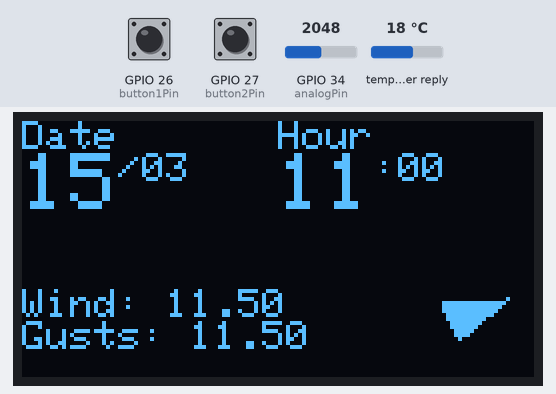
The sketch below on a simulated ESP32. On the bench: 128×64 one-colour display. The inputs (shaded band) are chosen by the test bench; at power-on: GPIO 26 (button1Pin) HIGH, GPIO 34 (analogPin) = 2048, GPIO 27 (button2Pin) HIGH, temperature in the weather reply 18 °C. WiFi joins after 1.5 s; servers stay silent unless stated; web services answer with replies made up by the test bench; what the sketch prints to the serial monitor is not drawn.

Above: at 3.4 s.
3.5 s: GPIO 26 (button1Pin) pulled LOW for 1 s
At 5.7 s:
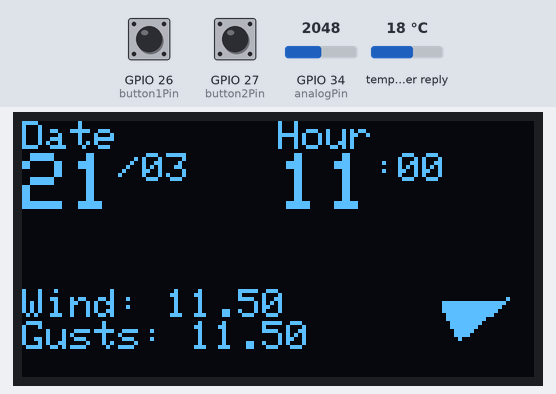
6.0 s: GPIO 34 (analogPin) set to 2866
At 6.8 s:
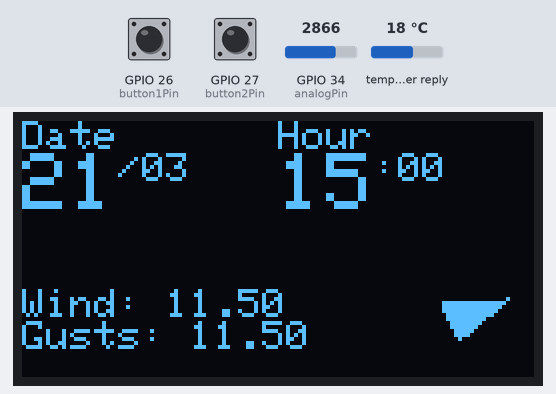
7.5 s: GPIO 27 (button2Pin) pulled LOW for 0.15 s
At 8.4 s:
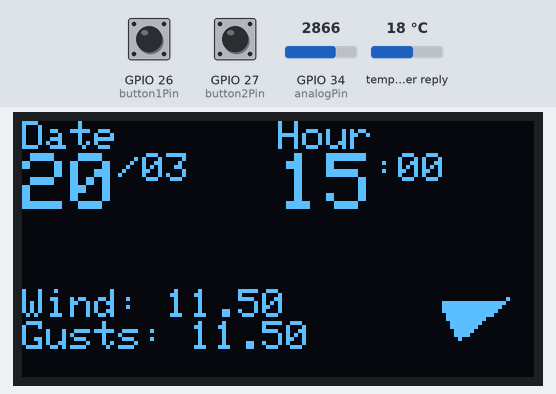
9.1 s: GPIO 27 (button2Pin) pulled LOW for 1 s
At 11.2 s:
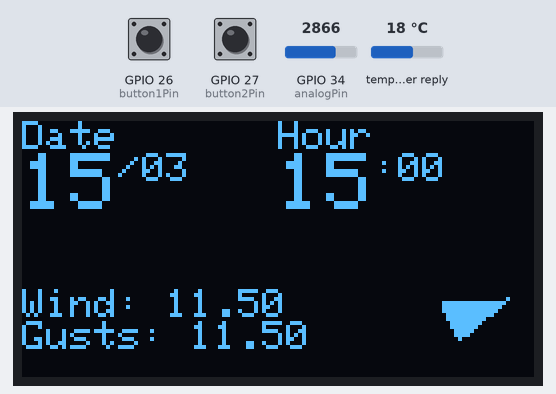
11.6 s: GPIO 34 (analogPin) set to 3603
At 12.6 s:
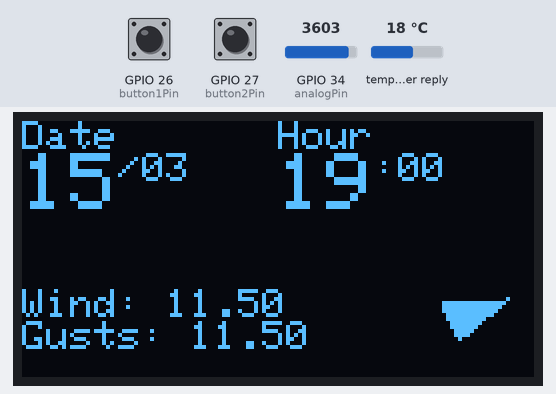
13.1 s: GPIO 26 (button1Pin) pulled LOW for 0.15 s
At 14.1 s:
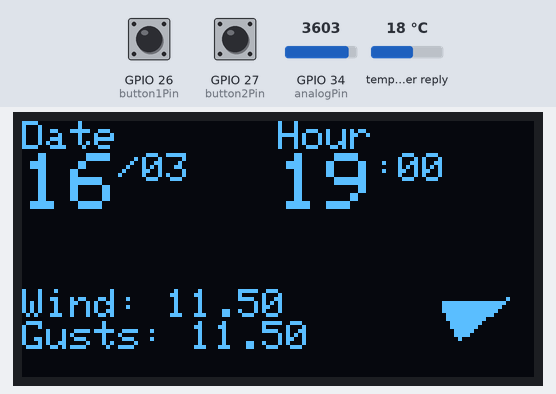
Timing chart, 0 to 15.7 s (numbered marks = the images above; inputs shaded):
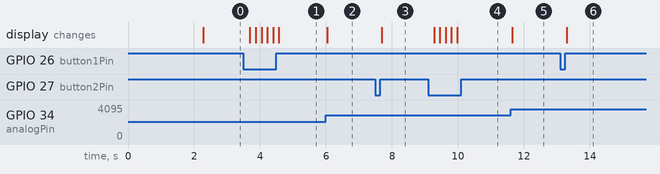

The sketch:

currentDayHour.ino
```cpp
#include <Wire.h>
#include <Adafruit_GFX.h>
#include <Adafruit_SSD1306.h>
#include <WiFi.h>
#include <HTTPClient.h>
#include <ArduinoJson.h>
#include <math.h>

const char* ssid = "SSID_HERE";
const char* password = "PASS_HERE";

#define SCREEN_WIDTH 128
#define SCREEN_HEIGHT 64
#define OLED_RESET -1
Adafruit_SSD1306 display(SCREEN_WIDTH, SCREEN_HEIGHT, &Wire, OLED_RESET);

const int analogPin = 34;
const int button1Pin = 26;
const int button2Pin = 27;

String currentDay;
int dayIndex = 0;
int maxIndex = 6;
int currentHour = 1;

String timestamp;
int firstDay = 1;

float knots = 0.0;
float gusts = 0.0;
int dir = 0;

String hourArr[7][24];
float knotsArr[7][24];
float gustArr[7][24];
int dirArr[7][24];

const float pi = 3.14159265359;

float degToRad(float degrees) {
  return degrees * (PI / 180.0);
}

void arrow(int dir) {
  int baseX = SCREEN_WIDTH - 16;
  int baseY = SCREEN_HEIGHT - 16;
  int size = 10;

  dir = (dir + 180) % 360;

  int x1 = baseX;
  int y1 = baseY - size;

  int x2 = baseX - size / 2;
  int y2 = baseY + size / 2;

  int x3 = baseX + size / 2;
  int y3 = baseY + size / 2;

  float rad = degToRad(dir);

  int rotatedX1 = baseX + (x1 - baseX) * cos(rad) - (y1 - baseY) * sin(rad);
  int rotatedY1 = baseY + (x1 - baseX) * sin(rad) + (y1 - baseY) * cos(rad);

  int rotatedX2 = baseX + (x2 - baseX) * cos(rad) - (y2 - baseY) * sin(rad);
  int rotatedY2 = baseY + (x2 - baseX) * sin(rad) + (y2 - baseY) * cos(rad);

  int rotatedX3 = baseX + (x3 - baseX) * cos(rad) - (y3 - baseY) * sin(rad);
  int rotatedY3 = baseY + (x3 - baseX) * sin(rad) + (y3 - baseY) * cos(rad);

  display.fillTriangle(rotatedX1, rotatedY1, rotatedX2, rotatedY2, rotatedX3, rotatedY3, SSD1306_WHITE);
}

void setup() {
  Serial.begin(115200);
  pinMode(button1Pin, INPUT_PULLUP);
  pinMode(button2Pin, INPUT_PULLUP);

  display.begin(SSD1306_SWITCHCAPVCC, 0x3C);
  display.setTextColor(SSD1306_WHITE);

  pinMode(button1Pin, INPUT_PULLUP);
  pinMode(button2Pin, INPUT_PULLUP);

  WiFi.begin(ssid,password);
  while(WiFi.status() != WL_CONNECTED) {
    delay(250);
    Serial.println("attempting connection");
  }
  Serial.println("connection successful");

  getWind();
}

void getWind() {
  HTTPClient http;
  String url = "https://api.open-meteo.com/v1/forecast?latitude=32.388278772797904&longitude=34.86379265785218&hourly=wind_speed_10m,wind_direction_10m,wind_gusts_10m&wind_speed_unit=kn";

  http.begin(url);
  int httpResponse = http.GET();

  if(httpResponse > 0) {
    String payload = http.getString();
    StaticJsonDocument<512> doc;
    DeserializationError error = deserializeJson(doc, payload);
    Serial.println(payload);

    if (!error) {
      JsonArray timeArray = doc["hourly"]["time"];
      JsonArray windSpeedArray = doc["hourly"]["wind_speed_10m"];
      JsonArray windGustArray = doc["hourly"]["wind_gusts_10m"];
      JsonArray windDirArray = doc["hourly"]["wind_direction_10m"];

      currentDay = timeArray[0].as<String>().substring(5, 10);

      for (int i = 0; i < 168; i++) {
        int d = i / 24;
        int h = i % 24;
        hourArr[d][h] = timeArray[i].as<String>();
        knotsArr[d][h] = windSpeedArray[i].as<float>();
        gustArr[d][h] = windGustArray[i].as<float>();
        dirArr[d][h] = windDirArray[i].as<int>();
      }

    } else {
      Serial.print("failed to parse .JSON ");
      Serial.println(error.c_str());
    }
  } else {
    Serial.print("HTTP error ");
    Serial.println("httpResponse");
  }
}

void loop () {
  int analogValue = analogRead(analogPin);
  int i = map(analogValue, 0, 4095, 0, 11);
  int currentHour = i * 2 +1;

  bool button1State = digitalRead(button1Pin);
  bool button2State = digitalRead(button2Pin);

  if(button1State == LOW) {
    dayIndex++;
    delay(150);
    if(dayIndex > maxIndex) {
      dayIndex = maxIndex;
    }
    currentDay = hourArr[dayIndex][0].substring(5, 10);
  }

  if(button2State == LOW) {
    dayIndex--;
    delay(150);
    if(dayIndex < 0) {
      dayIndex = 0;
    }
    currentDay = hourArr[dayIndex][0].substring(5, 10);
  }

  String month = currentDay.substring(0,2);
  String day = currentDay.substring(3,5);
  String formattedDate = day + "/" + month;

  knots = knotsArr[dayIndex][currentHour];
  gusts = gustArr[dayIndex][currentHour];
  dir = dirArr[dayIndex][currentHour];

  display.clearDisplay();
  display.setCursor(0, 0);

  display.setTextSize(1);
  display.println("Date");
  display.setTextSize(2);
  display.print(day);
  display.setTextSize(1);
  display.println("/" + month);
  display.println();

  display.setCursor(64,0);
  display.setTextSize(1);
  display.println("Hour");
  display.setCursor(64,8);
  display.setTextSize(2);
  display.print(currentHour);
  display.setTextSize(1);
  display.println(":00");

  display.setCursor(0,42);
  display.setTextSize(1);
  display.print("Wind: ");
  display.println(knots);

  display.print("Gusts: ");
  display.println(gusts);

  arrow(dir);

  display.display();

}
```

Measured:
- after the input at 3.5 s, the display: first changes after 0.20 s (image 1 shows a later state)
- after the input at 6.0 s, the display: changes at once (image 2)
- after the input at 7.5 s, the display: changes after 0.19 s (image 3)
- after the input at 9.1 s, the display: first changes after 0.18 s (image 4 shows a later state)
- after the input at 11.6 s, the display: changes after 0.05 s (image 5)
- after the input at 13.1 s, the display: changes after 0.19 s (image 6)
